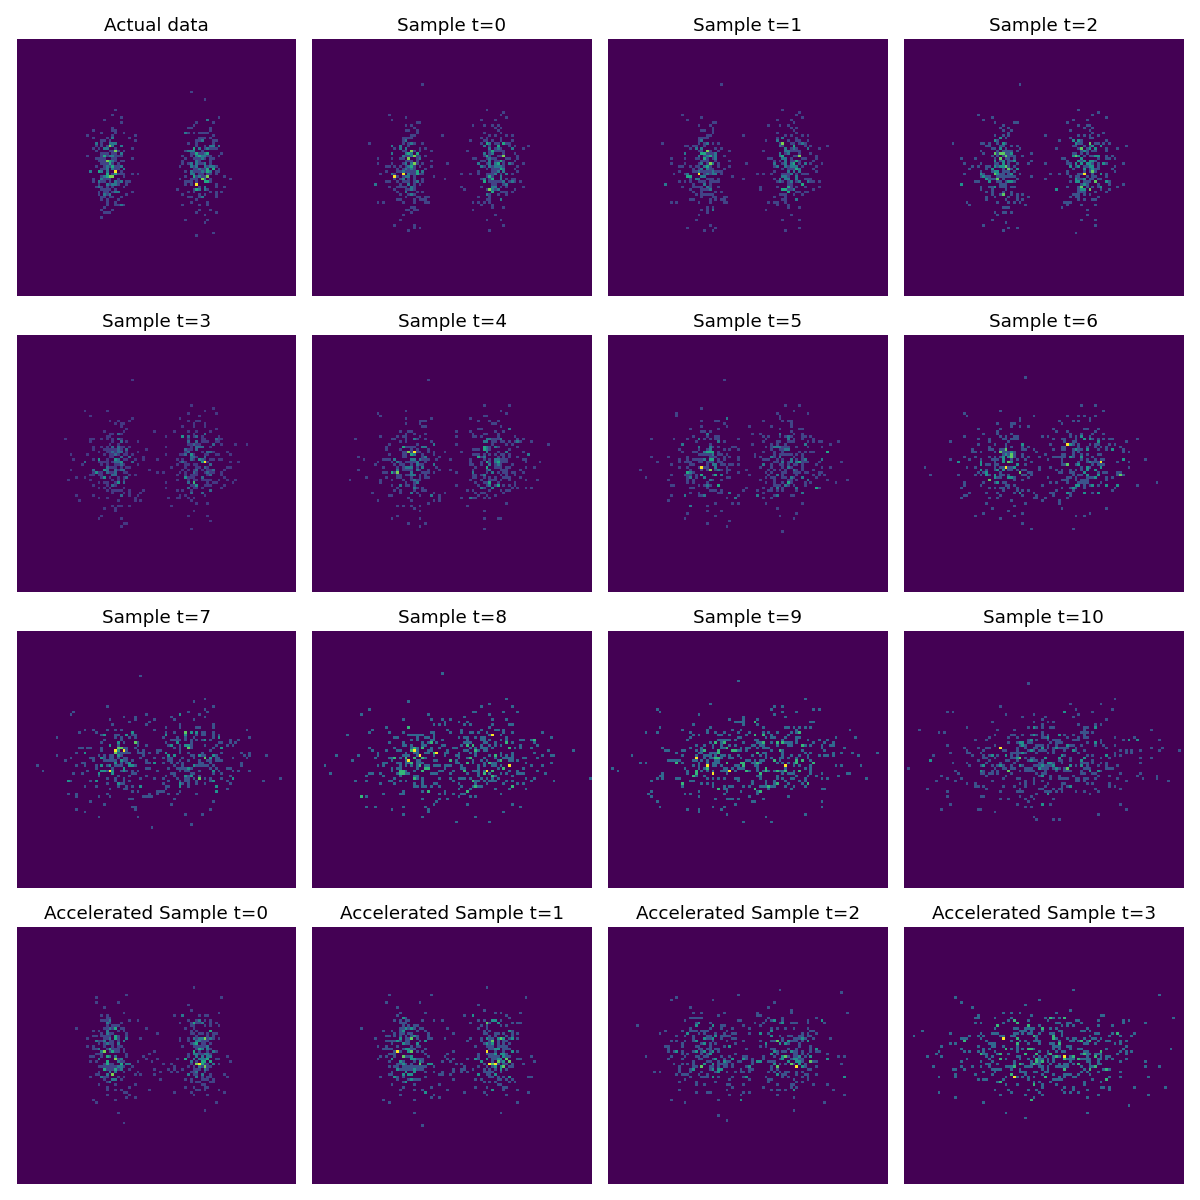

This figure's Python source:
from argparse import ArgumentParser
import logging

import matplotlib.pyplot as plt
import numpy as np
import torch
import torch.optim as optim

from src.blocks import FFN
from src.diffusion import DiffusionModel, DiffusionModelConfig


def gen_mixture_data(n=512):
    x = np.r_[np.random.randn(n // 2, 2) + np.array([-5, 0]),
              np.random.randn(n // 2, 2) + np.array([5, 0])]
    x = (x - np.mean(x, axis=0, keepdims=True)) / np.std(x, axis=0, ddof=1, keepdims=True)
    return x.astype(np.float32)

def plot_data(x):
    plt.hist2d(x[:,0].numpy(), x[:,1].numpy(), bins=100, range=np.array([(-3, 3), (-6, 6)]))
    plt.axis("off")


if __name__ == "__main__":

    argparser = ArgumentParser()
    argparser.add_argument("--n", default=512, type=int)
    argparser.add_argument("--iterations", default=2000, type=int)
    args = argparser.parse_args()

    logging.basicConfig(level=logging.INFO)
    logger = logging.getLogger(__name__)

    nn_module = FFN(in_dim=2, embed_dim=16)
    model = DiffusionModel(
        nn_module=nn_module,
        input_shape=(2,),
        config=DiffusionModelConfig(
            num_timesteps=10,
            noise_schedule_type="linear",
            target_type="pred_eps",
            gamma_type="ddpm",
        ),
    )

    optimizer = optim.Adam(model.parameters(), lr=0.001)
    scheduler = optim.lr_scheduler.CosineAnnealingLR(optimizer, args.iterations)

    for i in range(args.iterations):
        x = torch.from_numpy(gen_mixture_data(args.n))
        optimizer.zero_grad()
        loss = model.loss(x).mean()
        loss.backward()
        optimizer.step()
        scheduler.step()
        if i % 100 == 0:
            logger.info(f"Iter: {i}\t" + f"Loss: {loss.data:.2f}\t")

    model.eval()
    samples = model.sample(bsz=512, device="cpu")

    plt.figure(figsize=(12, 12))
    plt.subplot(4, 4, 1)
    plot_data(x)
    plt.title("Actual data")
    for t in range(11):
        plt.subplot(4, 4, t + 2)
        plot_data(samples[t])
        plt.title(f"Sample t={t}")

    samples = model.sample(bsz=512, device="cpu", num_sampling_timesteps=3)

    for t in range(4):
        plt.subplot(4, 4, t + 12 + 1)
        plot_data(samples[t])
        plt.title(f"Accelerated Sample t={t}")

    plt.tight_layout()
    plt.savefig("./examples/ex_2d.png")

    x_grid, y_grid = torch.meshgrid(torch.linspace(-3, 3, 30), torch.linspace(-6, 6, 20), indexing="ij")
    x = torch.from_numpy(np.c_[x_grid.flatten(), y_grid.flatten()])
    bsz, _ = x.shape

    fig, axes = plt.subplots(3, 4, figsize=(12, 9))
    axes[0, 0].axis("off")

    for scalar_t in range(0, model.num_timesteps + 1):

        t = torch.full((bsz,), fill_value=scalar_t, device=x.device)

        with torch.no_grad():
            pred_eps = model.nn_module(x, t)

        pred_eps = pred_eps.numpy().reshape(30, 20, 2)
        one_axes = axes[(scalar_t + 1) // 4, (scalar_t + 1) % 4]
        one_axes.quiver(x_grid.numpy(), y_grid.numpy(), -pred_eps[..., 0], -pred_eps[..., 1])
        one_axes.axis("off")
        one_axes.set_title(f"Score {scalar_t}")

    fig.tight_layout()
    fig.savefig("./examples/ex_2d_quiver.png")

